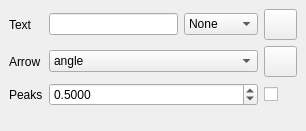
                             <widget class="QWidget" name="scrollAreaWidgetContents_6">
                              <property name="geometry">
                               <rect>
                                <x>0</x>
                                <y>0</y>
                                <width>306</width>
                                <height>131</height>
                               </rect>
                              </property>
                              <layout class="QGridLayout" name="gridLayout_58">
                               <property name="leftMargin">
                                <number>0</number>
                               </property>
                               <property name="topMargin">
                                <number>0</number>
                               </property>
                               <property name="rightMargin">
                                <number>0</number>
                               </property>
                               <property name="bottomMargin">
                                <number>0</number>
                               </property>
                               <property name="spacing">
                                <number>0</number>
                               </property>
                               <item row="0" column="0">
                                <widget class="QWidget" name="widget_11" native="true">
                                 <layout class="QGridLayout" name="gridLayout_39">
                                  <item row="1" column="3">
                                   <widget class="QPushButton" name="pb_Add_Text">
                                    <property name="minimumSize">
                                     <size>
                                      <width>0</width>
                                      <height>31</height>
                                     </size>
                                    </property>
                                    <property name="maximumSize">
                                     <size>
                                      <width>33</width>
                                      <height>16777215</height>
                                     </size>
                                    </property>
                                    <property name="text">
                                     <string/>
                                    </property>
                                    <property name="icon">
                                     <iconset>
                                      <normaloff>:/general/icons/PNG/plus_active.png</normaloff>:/general/icons/PNG/plus_active.png</iconset>
                                    </property>
                                    <property name="iconSize">
                                     <size>
                                      <width>24</width>
                                      <height>24</height>
                                     </size>
                                    </property>
                                   </widget>
                                  </item>
                                  <item row="2" column="0">
                                   <widget class="QLabel" name="label_43">
                                    <property name="text">
                                     <string>Arrow</string>
                                    </property>
                                   </widget>
                                  </item>
                                  <item row="2" column="3">
                                   <widget class="QPushButton" name="pushButton_18">
                                    <property name="minimumSize">
                                     <size>
                                      <width>0</width>
                                      <height>31</height>
                                     </size>
                                    </property>
                                    <property name="maximumSize">
                                     <size>
                                      <width>33</width>
                                      <height>16777215</height>
                                     </size>
                                    </property>
                                    <property name="text">
                                     <string/>
                                    </property>
                                    <property name="icon">
                                     <iconset>
                                      <normaloff>:/general/icons/PNG/plus_active.png</normaloff>:/general/icons/PNG/plus_active.png</iconset>
                                    </property>
                                    <property name="iconSize">
                                     <size>
                                      <width>24</width>
                                      <height>24</height>
                                     </size>
                                    </property>
                                   </widget>
                                  </item>
                                  <item row="4" column="0">
                                   <widget class="QLabel" name="label_62">
                                    <property name="text">
                                     <string>Peaks</string>
                                    </property>
                                   </widget>
                                  </item>
                                  <item row="2" column="1" colspan="2">
                                   <widget class="QComboBox" name="comboBox_3">
                                    <item>
                                     <property name="text">
                                      <string>angle</string>
                                     </property>
                                    </item>
                                    <item>
                                     <property name="text">
                                      <string>angle3</string>
                                     </property>
                                    </item>
                                    <item>
                                     <property name="text">
                                      <string>arc</string>
                                     </property>
                                    </item>
                                    <item>
                                     <property name="text">
                                      <string>arc3</string>
                                     </property>
                                    </item>
                                    <item>
                                     <property name="text">
                                      <string>bar</string>
                                     </property>
                                    </item>
                                   </widget>
                                  </item>
                                  <item row="4" column="3">
                                   <widget class="QCheckBox" name="cb_Show_Peaks">
                                    <property name="layoutDirection">
                                     <enum>Qt::LeftToRight</enum>
                                    </property>
                                    <property name="text">
                                     <string/>
                                    </property>
                                   </widget>
                                  </item>
                                  <item row="1" column="2">
                                   <widget class="QComboBox" name="cb_Bbox">
                                    <item>
                                     <property name="text">
                                      <string>None</string>
                                     </property>
                                    </item>
                                    <item>
                                     <property name="text">
                                      <string>Round</string>
                                     </property>
                                    </item>
                                    <item>
                                     <property name="text">
                                      <string>Square</string>
                                     </property>
                                    </item>
                                    <item>
                                     <property name="text">
                                      <string>Round4</string>
                                     </property>
                                    </item>
                                   </widget>
                                  </item>
                                  <item row="1" column="0">
                                   <widget class="QLabel" name="label_18">
                                    <property name="text">
                                     <string>Text</string>
                                    </property>
                                   </widget>
                                  </item>
                                  <item row="4" column="1" colspan="2">
                                   <widget class="QDoubleSpinBox" name="dsb_Threshold">
                                    <property name="decimals">
                                     <number>4</number>
                                    </property>
                                    <property name="maximum">
                                     <double>100000000000000000.000000000000000</double>
                                    </property>
                                    <property name="value">
                                     <double>0.500000000000000</double>
                                    </property>
                                   </widget>
                                  </item>
                                  <item row="1" column="1">
                                   <widget class="QLineEdit" name="le_Plot_Text"/>
                                  </item>
                                 </layout>
                                </widget>
                               </item>
                               <item row="3" column="0">
                                <spacer name="verticalSpacer_4">
                                 <property name="orientation">
                                  <enum>Qt::Vertical</enum>
                                 </property>
                                 <property name="sizeHint" stdset="0">
                                  <size>
                                   <width>20</width>
                                   <height>40</height>
                                  </size>
                                 </property>
                                </spacer>
                               </item>
                              </layout>
                             </widget>
